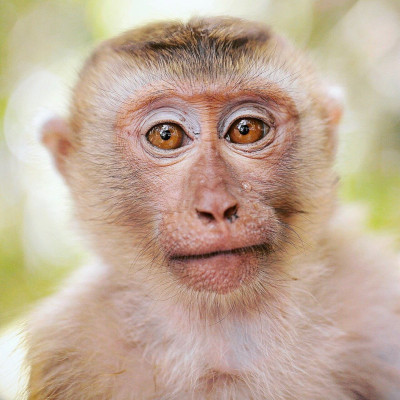
//> input picture morphing/monkey.jpg, 400 x 400 px
$ ./Morphing   (built with g++ and OpenCV 4)
//> lines starting //> are read from the running program, lines starting //| are printed output that depends on the picture
#include <stdio.h>
#include <opencv2/opencv.hpp>
using namespace cv;

int main() {

    Mat img1 = imread("monkey.jpg");
//> img1 is the input picture: 400 rows x 400 cols, CV_8UC3; mean B, G, R 150.9, 170.8, 193
    // 215 145 левый глаз
    // 273 142 правый глаз
    // 245 211 рот
    // 241 177 нос

    Mat img2 = imread("wolf.jpg");
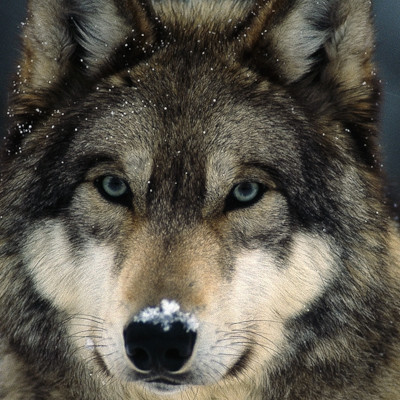
//> input picture morphing/wolf.jpg, 400 x 400 px
//> img2 is the input picture: 400 rows x 400 cols, CV_8UC3; mean B, G, R 75.6, 85.9, 90.3
    // 216 144 левый глаз
    // 276 141 правый глаз
    // 246 210 рот
    // 244 178 нос

    Point2f img1_coord[4] = { Point2f(215, 145), Point2f(273, 142), Point2f(245, 211), Point2f(241, 177)}; // координаты на первом изображении

    Point2f img2_coord[4] = { Point2f(216, 144), Point2f(276, 141), Point2f(211, 190), Point2f(385, 361)}; // координаты на втором изображении

    Point2f img1_coord_cur[4] = { Point2f(0, 0), Point2f(0, 0), Point2f(0, 0)}; // изменённые координаты на первом изображении

    Point2f img2_coord_cur[4] = { Point2f(0, 0), Point2f(0, 0), Point2f(0, 0)}; // изменённые координаты на втором изображении

    int steps = 1000; // итерации
    float weight = 1.0f / (float)steps; // вес

    for (int i = 0; i < steps; i++)
    {
        for (int j = 0; j < 4; j++)
        {
            int x = (img1_coord[j].x - img2_coord[j].x) * (-1);
            int y = (img1_coord[j].y - img2_coord[j].y) * (-1);

            float img1_move_x = ((float)x / steps) * (i + 1);
            float img1_move_y = ((float)y / steps) * (i + 1);

            float img2_move_x = x - img1_move_x;
            float img2_move_y = y - img1_move_y;

            img1_coord_cur[j].x = img1_coord[j].x + img1_move_x;
            img1_coord_cur[j].y = img1_coord[j].y + img1_move_y;

            img2_coord_cur[j].x = img2_coord[j].x + img2_move_x;
            img2_coord_cur[j].y = img2_coord[j].y + img2_move_y;

        }

        Mat img1_warp, img2_warp, img_warp;
        Mat trans1 = getAffineTransform(img1_coord, img1_coord_cur);
        Mat trans2 = getAffineTransform(img2_coord, img2_coord_cur);

        warpAffine(img1, img1_warp, trans1, img1.size(), BORDER_REPLICATE);
        warpAffine(img2, img2_warp, trans2, img2.size(), BORDER_REPLICATE);

        addWeighted(img1_warp, 1 - (weight * i), img2_warp, weight * (i + 1), 0, img_warp);
        imshow("", img_warp);
        waitKey(1);

    }
//> this loop made 1000 passes
//> pass 1, `warpAffine(img2, img2_warp, trans2, img2.size(), BORDER_REPLICATE);`:
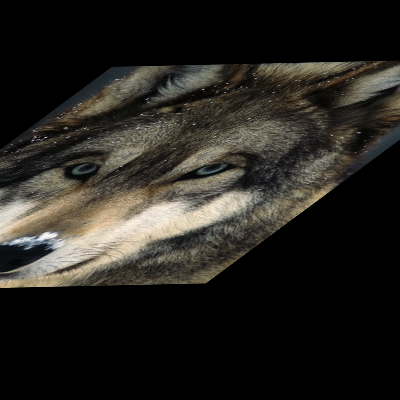
//> img2_warp: 400 rows x 400 cols, CV_8UC3; mean B, G, R 31.1, 35.7, 37.9
//> after the loop, img1_coord_cur = 4 Points (x, y): [216, 144], [276, 141], [211, 190], [385, 361]; img2_coord_cur has the same summary as img1_coord_cur
    waitKey(0);
    return 0;
}
